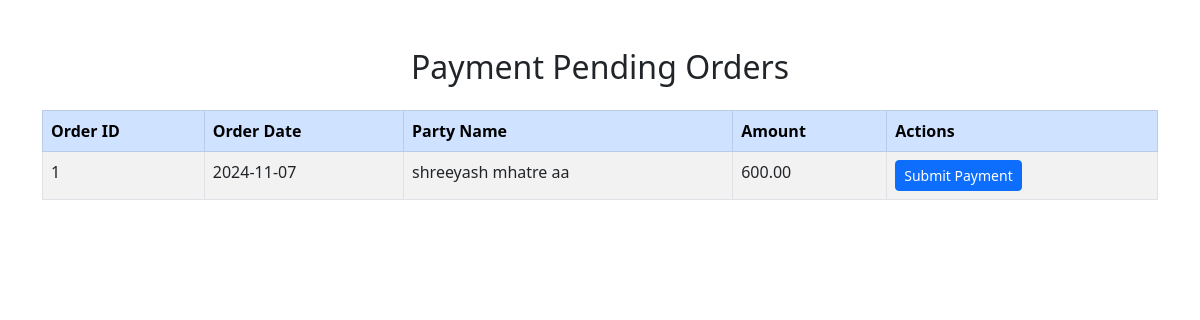
The app's page /tables/paymentpending.php, older data.
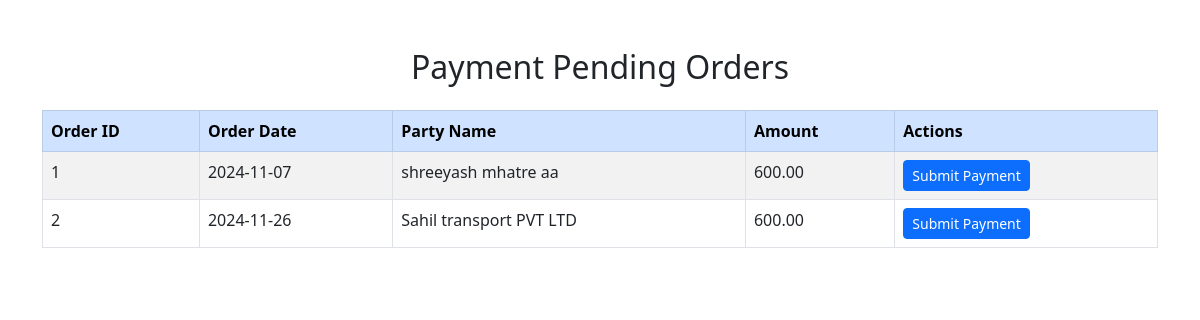
The same page, newer data.
### tables this page shows
CREATE TABLE `orders` (
  `id` int(11) NOT NULL,
  `Status` varchar(255) NOT NULL,
  `order_name` varchar(255) NOT NULL,
  `customer_name` varchar(255) NOT NULL,
  `order_date` date NOT NULL,
  `fromLocation` varchar(255) NOT NULL,
  `toLocation` varchar(255) NOT NULL,
  `transportMode` varchar(255) NOT NULL,
  `paidBy` varchar(255) NOT NULL,
  `taxPaidBy` varchar(255) NOT NULL,
  `pickupAddress` varchar(255) NOT NULL,
  `deliveryAddress` varchar(255) NOT NULL,
  `vehicletype` varchar(255) NOT NULL,
  `Vehiclecapacity` varchar(255) NOT NULL,
  `Vehicleno` int(255) NOT NULL,
  `DriverName` varchar(255) NOT NULL
);

CREATE TABLE `parties` (
  `id` int(11) NOT NULL,
  `name` varchar(255) NOT NULL,
  `gst` varchar(255) NOT NULL,
  `uh` varchar(255) NOT NULL,
  `contact` varchar(255) NOT NULL,
  `address` text NOT NULL,
  `email` varchar(255) NOT NULL,
  `phone` varchar(20) DEFAULT NULL,
  `created_at` timestamp NOT NULL DEFAULT current_timestamp()
);

### tables/paymentpending.php (the view, shortened to what this page needs)
<?php
$conn = new mysqli('localhost', 'root', '', 'transportdb');
$query = "select o.id,o.order_date,p.name,'600' as amount from orders o join parties p on o.order_name=p.id";
$result = $conn->query($query);
?>
<!DOCTYPE html>
<html lang="en">
<head>
    <link href="https://cdn.jsdelivr.net/npm/bootstrap@5.3.0-alpha1/dist/css/bootstrap.min.css" rel="stylesheet">
</head>
<body>
    <div class="container mt-5">
        <h2 class="text-center">Payment Pending Orders</h2>
        <div class="table-responsive mt-4">
            <table class="table table-bordered table-striped">
                <thead>
                    <tr class="table-primary">
                        <th>Order ID</th>
                        <th>Order Date</th>
                        <th>Party Name</th>
                        <th>Amount</th>
                        <th>Actions</th>
                    </tr>
                </thead>
                <tbody>
                    <?php if ($result->num_rows > 0): ?>
                        <?php while ($row = $result->fetch_assoc()): ?>
                            <tr>
                                <td><?php echo $row['id']; ?></td>
                                <td><?php echo $row['order_date']; ?></td>
                                <td><?php echo $row['name']; ?></td>
                                <td><?php echo number_format($row['amount'], 2); ?></td>
                                <td>
                                    <a href="submitpayment.php?orderid=<?php echo $row['id']; ?>"
                                       class="btn btn-primary btn-sm">Submit Payment</a>
                                </td>
                            </tr>
                        <?php endwhile; ?>
                    <?php else: ?>
                        <tr>
                            <td colspan="5" class="text-center">No pending payments found.</td>
                        </tr>
                    <?php endif; ?>
                </tbody>
            </table>
        </div>
    </div>
</body>
</html>

Row changes from the older to the newer data that the page shows:
added orders: id "2", order_date "2024-11-26", parties.name "Sahil transport PVT LTD", amount "600.00"
